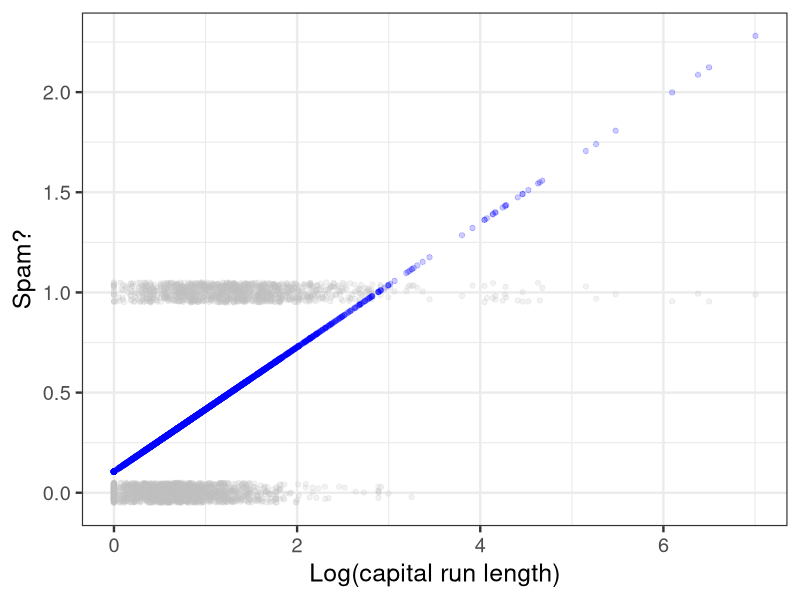

Reproduce this figure in R.
library(tidyverse)

## read in the data
spamfit = read.csv('spamfit.csv')


# a simple linear probability model
lm1 = lm(y ~ log(capital.run.length.average), data=spamfit)
spamfit$lm1_pred = predict(lm1)
ggplot(data = spamfit) + 
  theme_bw(base_size=18) + 
  geom_point(aes(x=log(capital.run.length.average), y = jitter(y, 0.25)), color='grey', alpha=0.2) + 
  labs(y="Spam?", x="Log(capital run length)") + 
  geom_point(aes(x=log(capital.run.length.average), y = lm1_pred), color='blue', alpha=0.2)

# in-sample accuracy?
yhat_train = ifelse(predict(lm1) >= 0.5, 1, 0)
table(y=spamfit$y, yhat=yhat_train)

# exercise: how well does the model predict on the data in spamtest.csv?  